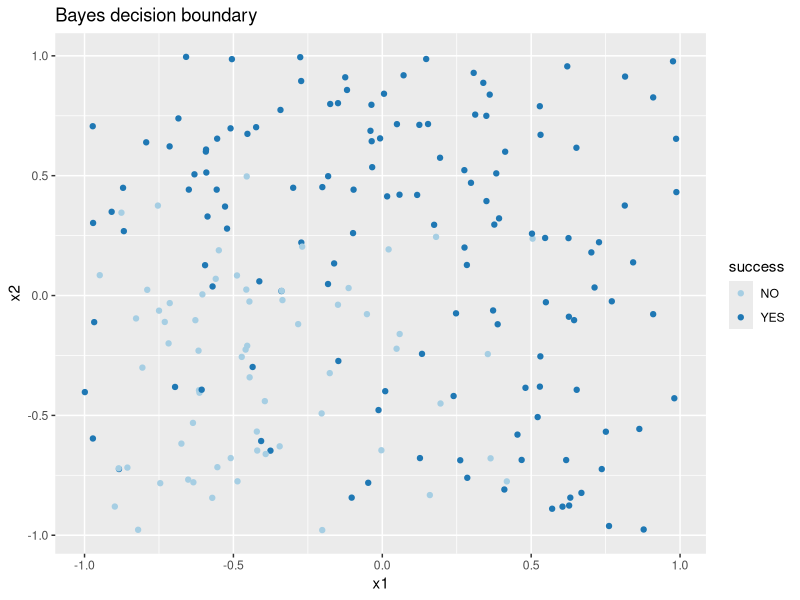

The R source for this figure:
## ---- chunk 1
set.seed(11) 
n = 200
x1 = runif(n, -1, 1)
x2 = runif(n, -1, 1)
d = data.frame(x1,x2)
epsilon = rnorm(n, mean = 0, sd = 0.5)
y = x1 + x1*x1 + x2 +x2*x2 + epsilon

y_new <- exp(y)/(1+exp(y))
y_new_d <- data.frame(x1, x2, y_new)
y_new_d$success = y_new > 0.5
y_new_d$success[y_new_d$success==TRUE] = "YES"
y_new_d$success[y_new_d$success==FALSE] = "NO"

library(tidyverse)
bound = expand.grid(x1 = seq(-1, 1, by = 0.05), x2 = seq(-1, 1, by = 0.05))
bound = mutate(bound, ygrid = x1 + x1*x1 + x2 +x2*x2, pgrid = exp(ygrid)/(1+exp(ygrid)), grid_success = pgrid > 0.5)

ggplot(bound, aes(x = x1, y = x2)) + geom_contour(aes(z = pgrid, group = grid_success), bins = 1) +
  geom_point(data = y_new_d, aes(color = success)) +
  scale_color_brewer(type = "qual", palette = 3) +
  labs(title = "Bayes decision boundary")
